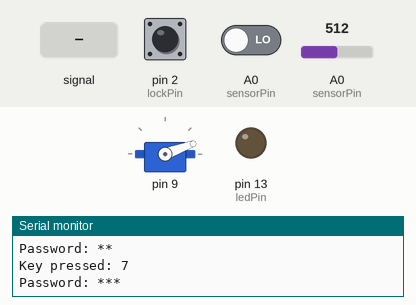
This sketch was run on a simulated Arduino Uno, built with avr-gcc and run on an emulated ATmega328P. Parts: servo, output pins drawn as LEDs (lit = HIGH), the last lines printed to the serial monitor. Inputs (shaded band) come from the test bench; at power-on: A0 (sensorPin) = 512, pin 2 (lockPin) HIGH, A0 (sensorPin) LOW. EEPROM starts erased; servo pulses on a pin are drawn as a servo (544–2400 µs = 0–180°).

Above: at 1.2 s.
1.3 s: A0 (sensorPin) fed a 2 Hz sine of ±306 counts around its level
At 2.7 s:
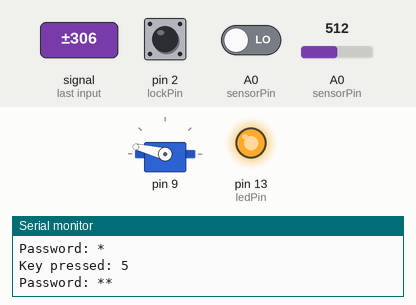
4.3 s: A0 (sensorPin) set to 716
Timing chart, 0 to 7.3 s (numbered marks = the images above; inputs shaded):
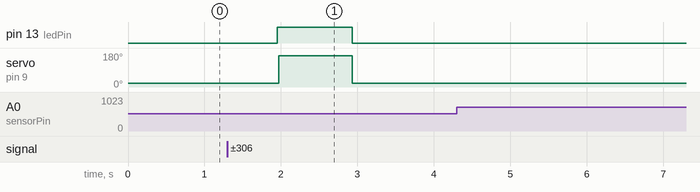

The sketch:

SmartLocker.ino
```cpp
int sensorPin = A0;
int ledPin = 13;
int lockPin = 2;


// System states
enum systemState
{
  lockerIdle,
  enterPass,
  checkPass,
  unlocked,
  locked,
  accessDenied
};

systemState current = lockerIdle;


// Password variables
String enteredPass = "";
String savedPass = "";

bool passwordInitialized = false;
bool isLocked = true;


// Timer variables
volatile unsigned long timerCount = 0;

unsigned long lastActTime = 0;
unsigned long lastErrorTime = 0;
unsigned long lastKeyTime = 0;

const unsigned long inactTimeout = 10000;
const unsigned long keyDelay = 300;
const unsigned long errorDelay = 2000;


// Keypad variables
char lastKey = '\0';

int sensorValue = 0;
byte keyvalue = 13;


// EEPROM settings
const byte EEPROM_MARKER = 0xA5;
const int EEPROM_MARKER_ADDRESS = 0;
const int EEPROM_PASSWORD_ADDRESS = 1;
const int MAX_PASSWORD_LENGTH = 5;


// Sleep mode
volatile bool wakeFlag = false;


// Wake when A0 changes
ISR(PCINT1_vect)
{
  wakeFlag = true;
}


// Wake when the lock button is pressed
ISR(INT0_vect)
{
  wakeFlag = true;
}


// Set up wake-up interrupts
void setupWakeInterrupts()
{
  // Enable pin-change interrupt for A0 (PCINT8)
  PCMSK1 |= (1 << PCINT8);
  PCIFR |= (1 << PCIF1);
  PCICR |= (1 << PCIE1);

  // Configure D2 (INT0) to trigger on falling edge
  EICRA = (EICRA & ~((1 << ISC01) | (1 << ISC00))) |
          (1 << ISC01);

  EIFR |= (1 << INTF0);
  EIMSK |= (1 << INT0);
}


// Enter Power-down sleep
void enterPowerDown()
{
  // Only sleep while locked and idle
  if (!isLocked || current != lockerIdle)
  {
    return;
  }

  // Check whether a keypad key is already pressed
  sensorValue = analogRead(sensorPin);

  if (sensorValue >= 280 && sensorValue <= 820)
  {
    return;
  }

  // Disable ADC to reduce power
  ADCSRA &= ~(1 << ADEN);

  // Clear pending interrupt flags
  PCIFR |= (1 << PCIF1);
  EIFR |= (1 << INTF0);

  // Select Power-down mode and enable sleep
  SMCR = (1 << SM1) | (1 << SE);

  // Enable interrupts and enter sleep
  __asm__ __volatile__(
    "sei" "\n\t"
    "sleep" "\n\t"
    "cli" "\n\t"
    ::: "memory"
  );

  // Disable sleep after waking
  SMCR &= ~(1 << SE);

  // Re-enable ADC
  ADCSRA |= (1 << ADEN);

  // Enable interrupts again
  sei();

  // Check the keypad after waking
  sensorValue = analogRead(sensorPin);

  if (sensorValue >= 280 && sensorValue <= 820)
  {
    wakeFlag = true;
  }
}


// Setup
void setup()
{
  pinMode(ledPin, OUTPUT);
  pinMode(lockPin, INPUT_PULLUP);

  Serial.begin(9600);

  // Start Timer2
  setupTimer();

  // Start servo PWM
  setupServo();

  isLocked = true;
  current = lockerIdle;

  digitalWrite(ledPin, LOW);

  // Start servo in locked position
  lockServo();

  // Set up sleep wake-up interrupts
  setupWakeInterrupts();

  // Load password from EEPROM
  if (loadPassword())
  {
    Serial.println("Password loaded from EEPROM.");
  }
  else
  {
    Serial.println("No password found.");
    Serial.println("Enter a new password.");
  }

  Serial.println("System started.");
  Serial.println("System LOCKED.");
  Serial.println("Press a keypad key to begin.");
}


// Main loop
void loop()
{
  // Update timer
  updateTimer();


  // Lock button
  if (digitalRead(lockPin) == LOW)
  {
    if (isLocked == false)
    {
      current = locked;
    }
  }


  // Idle / sleep
  if (current == lockerIdle)
  {
    if (isLocked)
    {
      enterPowerDown();
    }

    // Check keypad after waking
    sensorValue = analogRead(sensorPin);

    if (sensorValue >= 280 && sensorValue <= 820)
    {
      enteredPass = "";

      lastActTime = timerCount;

      current = enterPass;

      if (passwordInitialized)
      {
        Serial.println("Entering password.");
      }
      else
      {
        Serial.println("Enter a new password.");
      }
    }
  }


  // Enter password
  else if (current == enterPass)
  {
    sensorValue = analogRead(sensorPin);
    keyvalue = 13;

    // Convert ADC reading to a key
    switch (sensorValue)
    {
      case 280 ... 302:
        keyvalue = 11;  // #
        break;

      case 303 ... 322:
        keyvalue = 0;   // 0
        break;

      case 323 ... 368:
        keyvalue = 12;  // *
        break;

      case 369 ... 417:
        keyvalue = 9;   // 9
        break;

      case 418 ... 440:
        keyvalue = 8;   // 8
        break;

      case 441 ... 559:
        keyvalue = 7;   // 7
        break;

      case 560 ... 677:
        keyvalue = 6;   // 6
        break;

      case 678 ... 694:
        keyvalue = 5;   // 5
        break;

      case 695 ... 736:
        keyvalue = 4;   // 4
        break;

      case 737 ... 781:
        keyvalue = 3;   // 3
        break;

      case 782 ... 795:
        keyvalue = 2;   // 2
        break;

      case 796 ... 820:
        keyvalue = 1;   // 1
        break;

      default:
        keyvalue = 13;  // No key
        break;
    }


    // Key pressed
    if (keyvalue < 13)
    {
      // Debounce key
      if (timerCount - lastKeyTime >= keyDelay)
      {
        lastKeyTime = timerCount;
        lastActTime = timerCount;

        if (keyvalue == 11)
        {
          lastKey = '#';
        }
        else if (keyvalue == 12)
        {
          lastKey = '*';
        }
        else
        {
          lastKey = '0' + keyvalue;
        }

        Serial.print("Key pressed: ");
        Serial.println(lastKey);


        // Enter key
        if (lastKey == '#')
        {
          // First password setup
          if (passwordInitialized == false)
          {
            if (enteredPass.length() > 0)
            {
              savePassword();

              Serial.println("Password saved to EEPROM.");

              current = unlocked;
            }
            else
            {
              Serial.println("Password cannot be empty.");
            }
          }

          // Normal password check
          else
          {
            current = checkPass;
          }
        }


        // Clear password
        else if (lastKey == '*')
        {
          enteredPass = "";

          Serial.println("Password cleared.");
        }


        // Add a number
        else
        {
          if (enteredPass.length() < MAX_PASSWORD_LENGTH)
          {
            enteredPass += lastKey;

            Serial.print("Password: ");

            for (int i = 0; i < enteredPass.length(); i++)
            {
              Serial.print("*");
            }

            Serial.println();
          }
          else
          {
            Serial.println("Password is too long.");
          }
        }
      }
    }


    // Inactivity timeout
    if (timerCount - lastActTime >= inactTimeout)
    {
      Serial.println("Inactivity timeout.");

      enteredPass = "";

      current = lockerIdle;
    }
  }


  // Check password
  else if (current == checkPass)
  {
    Serial.println("Checking password.");

    if (enteredPass == savedPass)
    {
      current = unlocked;
    }
    else
    {
      Serial.println("ACCESS DENIED");

      lastErrorTime = timerCount;

      current = accessDenied;
    }
  }


  // Unlocked
  else if (current == unlocked)
  {
    isLocked = false;

    digitalWrite(ledPin, HIGH);

    // Restart Timer1 PWM and move servo to unlocked position
    setupServo();
    unlockServo();

    Serial.println("SYSTEM UNLOCKED");

    enteredPass = "";

    lastActTime = timerCount;

    current = enterPass;
  }


  // Locked
  else if (current == locked)
  {
    isLocked = true;

    digitalWrite(ledPin, LOW);

    // Restart Timer1 PWM and move servo to locked position
    setupServo();
    lockServo();

    enteredPass = "";

    Serial.println("SYSTEM LOCKED");

    current = lockerIdle;
  }


  // Access denied
  else if (current == accessDenied)
  {
    isLocked = true;

    digitalWrite(ledPin, LOW);

    // Restart Timer1 PWM and keep servo locked
    setupServo();
    lockServo();

    if (timerCount - lastErrorTime >= errorDelay)
    {
      enteredPass = "";

      Serial.println("Try again.");

      lastActTime = timerCount;

      current = enterPass;
    }
  }
}
```

Pass.ino
```cpp
// Timer2 setup
void setupTimer()
{
  // Clear Timer2 registers
  // TCCR2A = Timer/Counter2 Control Register A
  TCCR2A = 0;

  // TCCR2B = Timer/Counter2 Control Register B
  TCCR2B = 0;

  // TCNT2 = Timer2 Counter
  TCNT2 = 0;

  // CTC mode
  TCCR2A |= (1 << WGM21);

  // Prescaler = 64
  TCCR2B |= (1 << CS22);

  // Compare value
  OCR2A = 249;

  // Clear compare flag
  TIFR2 |= (1 << OCF2A);
}


// Update system timer
void updateTimer()
{
  if (TIFR2 & (1 << OCF2A))
  {
    TIFR2 |= (1 << OCF2A);

    timerCount++;
  }
}


// EEPROM write
void EEPROMWrite(int address, byte data)
{
  // Wait for previous EEPROM write to finish
  while (EECR & (1 << EEPE))
  {
  }

  // Set EEPROM address
  EEAR = address;

  // Set EEPROM data
  EEDR = data;

  // Start EEPROM write
  EECR |= (1 << EEMPE);
  EECR |= (1 << EEPE);
}


// EEPROM read
byte EEPROMRead(int address)
{
  // Wait for previous EEPROM write to finish
  while (EECR & (1 << EEPE))
  {
  }

  // Set EEPROM address
  EEAR = address;

  // Start EEPROM read
  EECR |= (1 << EERE);

  return EEDR;
}


// Save password to EEPROM
void savePassword()
{
  int length = enteredPass.length();

  // Make sure password is not too long
  if (length > MAX_PASSWORD_LENGTH)
  {
    length = MAX_PASSWORD_LENGTH;
  }

  // Save password length
  EEPROMWrite(EEPROM_PASSWORD_ADDRESS, length);

  // Save each password character
  for (int i = 0; i < length; i++)
  {
    EEPROMWrite(EEPROM_PASSWORD_ADDRESS + 1 + i, enteredPass[i]);
  }

  // Save marker after password is written
  EEPROMWrite(EEPROM_MARKER_ADDRESS, EEPROM_MARKER);

  savedPass = enteredPass;

  passwordInitialized = true;
}


// Load password from EEPROM
bool loadPassword()
{
  byte marker = EEPROMRead(EEPROM_MARKER_ADDRESS);

  // Check if a password has already been saved
  if (marker != EEPROM_MARKER)
  {
    return false;
  }

  // Read password length
  byte length = EEPROMRead(EEPROM_PASSWORD_ADDRESS);

  // Check password length
  if (length == 0 || length > MAX_PASSWORD_LENGTH)
  {
    return false;
  }

  savedPass = "";

  // Read each password character
  for (int i = 0; i < length; i++)
  {
    char passwordChar = EEPROMRead(EEPROM_PASSWORD_ADDRESS + 1 + i);

    savedPass += passwordChar;
  }

  passwordInitialized = true;

  return true;
}
```

Servo.ino
```cpp
const uint16_t LOCKED = 1500;
const uint16_t UNLOCKED = 4500;


void setupServo()
{
  pinMode(9, OUTPUT);

  // Clear Timer1 registers
  TCCR1A = 0;
  TCCR1B = 0;
  TCNT1 = 0;

  // Set Timer1 maximum count
  ICR1 = 39999;

  // Fast PWM Mode 14
  TCCR1A |= (1 << WGM11);
  TCCR1B |= (1 << WGM12) | (1 << WGM13);

  // Non-inverting PWM on pin 9
  TCCR1A |= (1 << COM1A1);

  // Prescaler = 8
  TCCR1B |= (1 << CS11);

  // Start locked
  OCR1A = LOCKED;
}


void lockServo()
{
  OCR1A = LOCKED;
}


void unlockServo()
{
  OCR1A = UNLOCKED;
}
```

Measured:
- after the input at 1.3 s, pin 13 (ledPin): LOW → HIGH after 0.65 s, → LOW 0.98 s later; servo on pin 9: 20° → 166° after 0.67 s, → 20° 0.96 s later
